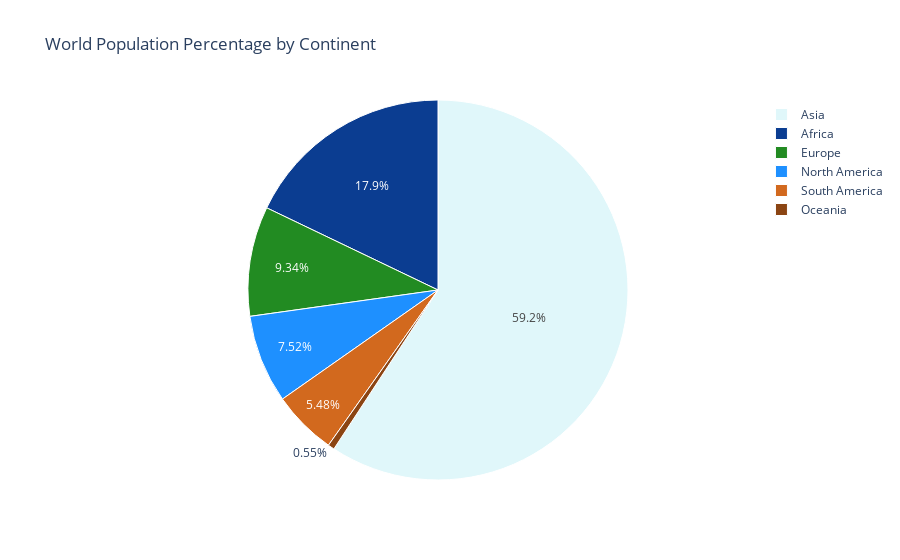

Source (notebook cell):
### Code cell
# Show the plot
fig.show()

### Figure 1 — Plotly figure (JSON) as saved in the notebook; plotly's stock layout.template omitted (floating-point values rounded to 4 significant figures)
{"data": [{"labels": ["Africa", "Asia", "Europe", "North America", "Oceania", "South America"], "values": [17.87, 59.19, 9.33, 7.51, 0.55, 5.48], "type": "pie", "marker": {"line": {"color": "#FFFFFF", "width": 1}, "colors": ["#0b3d91", "#e0f7fa", "#228b22", "#1e90ff", "#8B4513", "#D2691E", "#DAA520", "#556B2F"]}}], "layout": {"title": {"text": "World Population Percentage by Continent"}, "paper_bgcolor": "rgba(255,255,255,0)", "plot_bgcolor": "rgba(255,255,255,0)"}}
